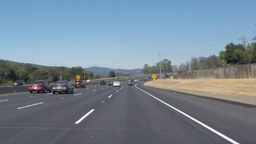
#> input picture canny_and_hough/test_images/1.jpg, 256 x 144 px, shrunk from 960 x 540 before the run; its folder holds only this picture in this run
$ python detect_lines.py
#> lines starting #> are read from the running program, lines starting #| are printed output that depends on the picture
import cv2
import numpy as np
import matplotlib.pyplot as plt
import os

#utility functions

def load_image(path: str) -> np.ndarray:
    """
    This function loads an image using OpenCV-python built-in method and converts it into RGB from BGR.
    :param path:  str -- full or relative path to the image file
    :return: np.ndarray -- RGB image (channels last)
    """
    return cv2.cvtColor(cv2.imread(path), cv2.COLOR_BGR2RGB)


def grayscale(img: np.ndarray, weights: tuple = (0.2989, 0.5870, 0.1140)) -> np.ndarray:
    """
    This function replicates OpenCV RGB2GRAY algorithm.
    :param img: np.ndarray -- RGB image (channels last)
    :param weights: tuple -- weighting for the grayscale conversion (defaults to CCIR 601)
    :return: np.ndarray -- grayscale-converted image
    """
    assert img.shape[-1] == 3, "Images with the number of channels not equal to 3 are not supported."
    return np.dot(img, weights).astype(np.uint8)

def sHalf(T, sigma):
    temp = -np.log(T) * 2 * (sigma ** 2)
    return np.round(np.sqrt(temp))

def MaskGeneration(T, sigma):
    shalf = sHalf(T, sigma)
    y, x = np.meshgrid(range(-int(shalf), int(shalf) + 1), range(-int(shalf), int(shalf) + 1))
    return x, y

def Gaussian(x,y, sigma):
    temp = ((x ** 2) + (y ** 2)) / (2 * (sigma ** 2))
    return (np.exp(-temp))

def calculate_gradient_X(x,y, sigma):
    temp = (x ** 2 + y ** 2) / (2 * sigma ** 2)
    return -((x * np.exp(-temp)) / sigma ** 2)

def calculate_gradient_Y(x,y, sigma):
    temp = (x ** 2 + y ** 2) / (2 * sigma ** 2)
    return -((y * np.exp(-temp)) / sigma ** 2)

def Create_Gx(fx, fy, sigma):
    gx = calculate_gradient_X(fx, fy, sigma)
    gx = (gx * 255)
    return np.around(gx)

def Create_Gy(fx, fy, sigma):
    gy = calculate_gradient_Y(fx, fy, sigma)
    gy = (gy * 255)
    return np.around(gy)

def pad(img, kernel):
    r, c = img.shape
    kr, kc = kernel.shape
    padded = np.zeros((r + kr,c + kc), dtype=img.dtype)
    insert = int((kr)/2)
    padded[insert: insert + r, insert: insert + c] = img
    return padded

def ApplyMask(image, kernel):
    i, j = kernel.shape
    kernel = np.flipud(np.fliplr(kernel))
    output = np.zeros_like(image)
    image_padded = pad(image, kernel)
    for x in range(image.shape[0]):
        for y in range(image.shape[1]):
            output[x, y] = (kernel * image_padded[x:x+i, y:y+j]).sum()
    return output

#main functions

def get_gaussian_filter(T, sigma):
    x, y = MaskGeneration(T, sigma)
    return Gaussian(x, y, sigma)

def gaussian_smoothing(img, kernel=None):
    if kernel is None:
        mask = np.array([[1,1,1],[1,1,1],[1,1,1]])
    else:
        mask = kernel
    i, j = mask.shape
    output = np.zeros((img.shape[0], img.shape[1]))
    image_padded = pad(img, mask)
    for x in range(img.shape[0]):
        for y in range(img.shape[1]):
            output[x, y] = (mask * image_padded[x:x+i, y:y+j]).sum() / mask.sum()
    return output

def get_gradients(T, sigma):
    x, y = MaskGeneration(T, sigma)
    return -Create_Gx(x,y, sigma), -Create_Gy(x,y, sigma)

def gradient_magnitude(fx, fy):
    mag = np.zeros_like(fx)
    mag = np.sqrt((fx ** 2) + (fy ** 2))
    mag = mag * 100 / mag.max()
    return np.around(mag)

def gradient_direction(fx, fy):
    g_dir = np.zeros_like(fx)
    g_dir = np.rad2deg(np.arctan2(fy, fx)) + 180
    return g_dir

def quantize_direction(g_dir):
    q_dir = np.zeros_like(g_dir)
    #group conditions
    c11 = np.logical_and(g_dir >= 22.5, g_dir <= 67.5)
    c12 = np.logical_and(g_dir >= 202.5, g_dir <= 247.5)
    group1 = np.logical_or(c11, c12)

    c21 = np.logical_and(g_dir >= 67.5, g_dir <= 122.5)
    c22 = np.logical_and(g_dir >= 247.5, g_dir <= 292.5)
    group2 = np.logical_or(c21, c22)

    c31 = np.logical_and(g_dir >= 112.5, g_dir <= 157.5)
    c32 = np.logical_and(g_dir >= 292.5, g_dir <= 337.5)
    group3 = np.logical_or(c31, c32)

    q_dir[group1] = 1
    q_dir[group2] = 2
    q_dir[group3] = 3
    return q_dir

def NMS(qdir, mag, gdir):
    M = np.zeros_like(qdir)
    a, b = np.shape(qdir)
    for i in range(a-1):
        for j in range(b-1):
            if qdir[i,j] == 0:
                if  mag[i,j-1]< mag[i,j] or mag[i,j] > mag[i,j+1]:
                    M[i,j] = gdir[i,j]
                else:
                    M[i,j] = 0
            if qdir[i,j]==1:
                if  mag[i-1,j+1]<= mag[i,j] or mag[i,j] >= mag[i+1,j-1]:
                    M[i,j] = gdir[i,j]
                else:
                    M[i,j] = 0
            if qdir[i,j] == 2:
                if  mag[i-1,j]<= mag[i,j] or mag[i,j] >= mag[i+1,j]:
                    M[i,j] = gdir[i,j]
                else:
                    M[i,j] = 0
            if qdir[i,j] == 3:
                if  mag[i-1,j-1]<= mag[i,j] or mag[i,j] >= mag[i+1,j+1]:
                    M[i,j] = gdir[i,j]
                else:
                    M[i,j] = 0
    return M


def double_thresholding(g_sup, low_threshold, high_threshold):
    g_thr = np.zeros_like(g_sup)
    g_thr[np.logical_and(g_sup >= low_threshold, g_sup<high_threshold)] = 128
    g_thr[g_sup>high_threshold] = 255

    return g_thr

def hysteresis(g_thr):
    g_str = np.zeros_like(g_thr)
    for i in range(0, g_thr.shape[0]):
        for j in range(0, g_thr.shape[1]):
            check = g_thr[i-1:i+1, j-1:j+1]
            check[check <= 128] = 0
            if g_thr[i,j] == 128 and check.sum() > 0:
                g_str = 255
            elif g_thr[i,j] == 255:
                g_str[i,j] = 255
    return g_str

def canny_edge_detection(img, sigma, T, t1, t2):

    gauss_filter = get_gaussian_filter(T, sigma)

    gx, gy = get_gradients(T, sigma)

    gauss_img = gaussian_smoothing(img, gauss_filter)

    fx = ApplyMask(gauss_img, gx)
    fy = ApplyMask(gauss_img, gy)

    gmag = gradient_magnitude(fx, fy)
    gdir = gradient_direction(fx, fy)
    qdir = quantize_direction(gdir)

    nms_img = NMS(qdir, gdir, gmag)

    thr_img = double_thresholding(nms_img, t1, t2)

    hys_img = hysteresis(thr_img)

    return hys_img, gauss_img

def hough_transform(g_str, h_theta, h_rho, t3):

    assert len(g_str.shape) == 2, "Input image must be 2-dimensional."

    #maximal rho == image diagonal
    rho_max = np.linalg.norm(g_str.shape)

    rho_d = np.arange(0, rho_max + 1, h_rho)
    theta_d = np.deg2rad(np.arange(0, 360, h_theta))

    H = np.zeros((len(rho_d), len(theta_d)), dtype=np.uint8)
    y_idxs, x_idxs = np.nonzero(g_str) # find all edge pixel indices

    for x, y in zip(x_idxs, y_idxs):
        for n, theta in enumerate(theta_d):
            rho = int(x * np.cos(theta) + y * np.sin(theta))

            try:
                H[int(rho), n] += 1
            except IndexError:
                print("Warning: not all rho values are acceptable. Decrease rho step size.")

    #print(np.unique(H))
    # find local maxima
    loc_max = np.zeros_like(H)
    loc_max[H > t3] = 1

    # determine local maxima indices
    rho_idxs, theta_idxs = np.nonzero(loc_max)

    return rho_d[rho_idxs], theta_d[theta_idxs]


def draw_lines(img, rhos, thetas):

        for rho, theta in zip(rhos, thetas):
        # reverse engineer lines from rhos and thetas
            a = np.cos(theta)
            b = np.sin(theta)
            x0 = a*rho
            y0 = b*rho
            # these are then scaled so that the lines go off the edges of the image
            x1 = int(x0 + 1000*(-b))
            y1 = int(y0 + 1000*(a))
            x2 = int(x0 - 1000*(-b))
            y2 = int(y0 - 1000*(a))

            cv2.line(img, (x1, y1), (x2, y2), (255, 0, 0), 2)

        return img


def main():

    root_dir = "./"

    configs = [
        [{"sigma":0.5,"T":0.3,"t1":10,"t2":30},{"h_theta":2,"h_rho":1,"t3":60}],
        [{"sigma":0.5,"T":0.3,"t1":10,"t2":30},{"h_theta":2,"h_rho":1,"t3":50}],
        [{"sigma":0.5,"T":0.3,"t1":10,"t2":20},{"h_theta":2,"h_rho":1,"t3":60}],
        [{"sigma":0.5,"T":0.3,"t1":10,"t2":30},{"h_theta":2,"h_rho":1,"t3":50}],
    ]


    for path in os.listdir(f"{root_dir}/test_images/"):

        n = int(path.split('.')[0]) - 1

        print(f"Processing image {path}...")
        img = load_image(f"{root_dir}/test_images/{path}")
        gs_img = grayscale(img)

        hys_img, gauss_img = canny_edge_detection(gs_img, **configs[n][0])
#> after the loop in ApplyMask, `for x in range(image.shape[0]):`:
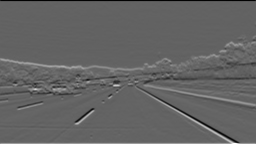
#> output: shape (144, 256) float64; min -26381.3, max 41166.2, mean 64; drawn with min black and max white
#> after the loop in ApplyMask (call 2), `for x in range(image.shape[0]):`:
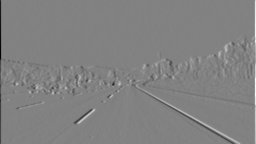
#> output: shape (144, 256) float64; min -33530.9, max 32238, mean -3.4; drawn with min black and max white
#> in quantize_direction, `c11 = np.logical_and(g_dir >= 22.5, g_dir <= 67.5)`:
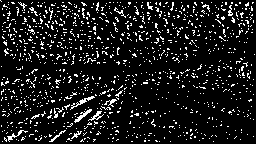
#> c11: shape (144, 256) bool; 10.5% white in thin lines or dots
#> in quantize_direction, `c12 = np.logical_and(g_dir >= 202.5, g_dir <= 247.5)`: c12: shape (144, 256) bool; 7.8% white in thin lines or dots
#> in quantize_direction, `group1 = np.logical_or(c11, c12)`: group1: shape (144, 256) bool; 18.4% white in thin lines or dots
#> in quantize_direction, `c21 = np.logical_and(g_dir >= 67.5, g_dir <= 122.5)`: c21: shape (144, 256) bool; 7.1% white in thin lines or dots
#> in quantize_direction, `c22 = np.logical_and(g_dir >= 247.5, g_dir <= 292.5)`: c22: shape (144, 256) bool; 6.5% white in thin lines or dots
#> in quantize_direction, `group2 = np.logical_or(c21, c22)`: group2: shape (144, 256) bool; 13.5% white in thin lines or dots
#> in quantize_direction, `c31 = np.logical_and(g_dir >= 112.5, g_dir <= 157.5)`: c31: shape (144, 256) bool; 8.4% white in thin lines or dots
#> in quantize_direction, `c32 = np.logical_and(g_dir >= 292.5, g_dir <= 337.5)`: c32: shape (144, 256) bool; 11.2% white in thin lines or dots
#> in quantize_direction, `group3 = np.logical_or(c31, c32)`: group3: shape (144, 256) bool; 19.5% white in thin lines or dots
#> in canny_edge_detection, `qdir = quantize_direction(gdir)`:
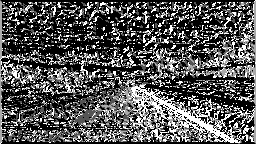
#> qdir: shape (144, 256) float64; min 0, max 3, mean 1.02; drawn with min black and max white
#> after the loop in hysteresis, `for i in range(0, g_thr.shape[0]):`:
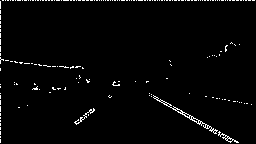
#> g_str: shape (144, 256) float64; 2.1% white in thin lines or dots
        rhos, thetas = hough_transform(hys_img, **configs[n][1])
#> in hough_transform, `y_idxs, x_idxs = np.nonzero(g_str)`: y_idxs = 769 values from 0 to 142; x_idxs = 769 values, max 254 at index 164, min 0 at index 165, mean 120.6
#> the loop in hough_transform, `for x, y in zip(x_idxs, y_idxs):` made 769 passes
#> x on passes 1 to 3: 2, 3, 5
#> after the loop in hough_transform, `for x, y in zip(x_idxs, y_idxs):`:
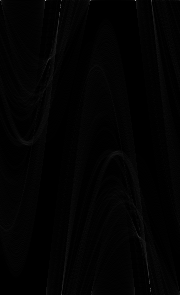
#> H: shape (295, 180); min 0, max 165, mean 2.6
#> rhos = [0, 0, 0, 0, 0, 0, 5, 7, 14, 281, 288, 290]; thetas = [0, 1.57, 2.13, 3.14, 4.71, 5.27, 2.09, 2.09, 2.06, 5.2, 5.24, 5.24]
        lin_img = draw_lines(img, rhos, thetas)
#> the loop in draw_lines, `for rho, theta in zip(rhos, thetas):` made 12 passes
#> (rho, theta, a, b, x0, y0, x1, y1) on passes 1 to 12: (0, 0, 1, 0, 0, 0, 0, 1000), (0, 1.57, 6.12e-17, 1, 0, 0, -1000, 0), (0, 2.13, -0.53, 0.848, 0, 0, -848, -529), (0, 3.14, -1, 1.22e-16, 0, 0, 0, -1000), (0, 4.71, -1.84e-16, -1, 0, 0, 1000, 0), (0, 5.27, 0.53, -0.848, 0, 0, 848, 529), (5, 2.09, -0.5, 0.866, -2.5, 4.33, -868, -495), (7, 2.09, -0.5, 0.866, -3.5, 6.06, -869, -493), (14, 2.06, -0.469, 0.883, -6.57, 12.36, -889, -457), (281, 5.2, 0.469, -0.883, 131.9, -248.1, 1014, 221), (288, 5.24, 0.5, -0.866, 144, -249.4, 1010, 250), (290, 5.24, 0.5, -0.866, 145, -251.1, 1011, 248)
#> after the loop in draw_lines, `for rho, theta in zip(rhos, thetas):`:
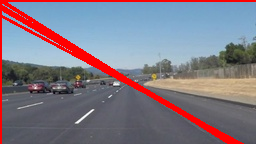
#> img: shape (144, 256, 3); mean R, G, B 129.1, 121.7, 133.5

        if not os.path.exists(f"{root_dir}/results/"):
            os.mkdir(f"{root_dir}/results/")

        cv2.imwrite(f"{root_dir}/results/gauss_{n}.jpg", gauss_img)
        cv2.imwrite(f"{root_dir}/results/edges_{n}.jpg", hys_img)
        cv2.imwrite(f"{root_dir}/results/hough_{n}.jpg", cv2.cvtColor(lin_img, cv2.COLOR_BGR2RGB))

if __name__ == "__main__":
    main()

$ run again, on canny_and_hough/test_images/2.jpg
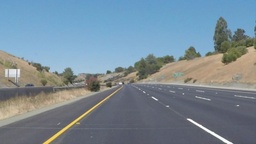
#> input picture canny_and_hough/test_images/2.jpg, 256 x 144 px, shrunk from 960 x 540 before the run
#> c11: shape (144, 256) bool; 12% white in thin lines or dots
#> c12: shape (144, 256) bool; 9.3% white in thin lines or dots
#> group1: shape (144, 256) bool; 21.3% white in thin lines or dots
#> c21: shape (144, 256) bool; 7.9% white in thin lines or dots
#> c22: shape (144, 256) bool; 7.5% white in thin lines or dots
#> group2: shape (144, 256) bool; 15.4% white in thin lines or dots
#> c31: shape (144, 256) bool; 7.8% white in thin lines or dots
#> c32: shape (144, 256) bool; 13.1% white in thin lines or dots
#> group3: shape (144, 256) bool; 20.9% white in thin lines or dots
#> after the loop in hysteresis, `for i in range(0, g_thr.shape[0]):`:
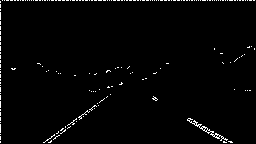
#> g_str: shape (144, 256) float64; 1.7% white in thin lines or dots
#> y_idxs = 626 values from 0 to 142; x_idxs = 626 values, max 254 at index 164, min 0 at index 165, mean 113.4
#> the loop in hough_transform, `for x, y in zip(x_idxs, y_idxs):` made 626 passes
#> x on passes 1 to 3: 2, 4, 6
#> rhos = [0, 0, 0, 0, 0, 0, 140, 155]; thetas = [0, 1.57, 2.13, 3.14, 4.71, 5.27, 0.942, 4.08]
#> the loop in draw_lines, `for rho, theta in zip(rhos, thetas):` made 8 passes
#> (rho, theta, a, b, x0, y0, x1, y1) on passes 1 to 8: (0, 0, 1, 0, 0, 0, 0, 1000), (0, 1.57, 6.12e-17, 1, 0, 0, -1000, 0), (0, 2.13, -0.53, 0.848, 0, 0, -848, -529), (0, 3.14, -1, 1.22e-16, 0, 0, 0, -1000), (0, 4.71, -1.84e-16, -1, 0, 0, 1000, 0), (0, 5.27, 0.53, -0.848, 0, 0, 848, 529), (140, 0.942, 0.588, 0.809, 82.29, 113.3, -726, 701), (155, 4.08, -0.588, -0.809, -91.11, -125.4, 717, -713)
#> after the loop in draw_lines, `for rho, theta in zip(rhos, thetas):`:
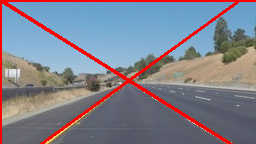
#> img: shape (144, 256, 3); mean R, G, B 129.2, 128.6, 140.3
